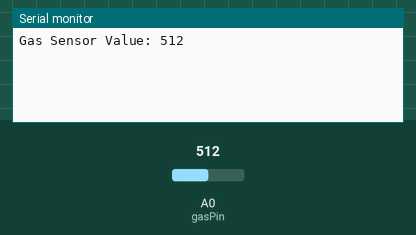
This sketch was run on a simulated ESP8266 (NodeMCU). On the bench: the last lines printed to the serial monitor. The test bench sets the inputs (shaded band); at power-on: A0 (gasPin) = 512. WiFi joins after 1.5 s; servers stay silent unless stated.

Above: at 3.0 s.
3.1 s: A0 (gasPin) set to 716
At 4.4 s:
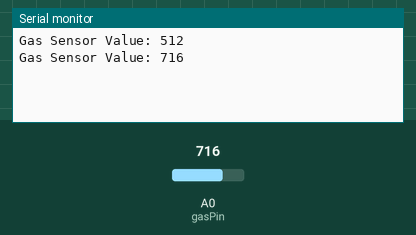
4.6 s: A0 (gasPin) set to 900
At 5.6 s:
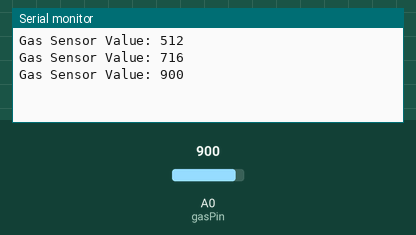
Timing chart, 0 to 7.6 s (numbered marks = the images above; inputs shaded):
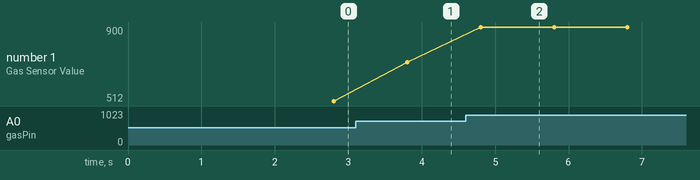

Measured:
- after the input at 3.1 s, the serial monitor: prints a new line after 0.70 s (image 1)
- after the input at 4.6 s, the serial monitor: prints a new line after 0.20 s (image 2)
- plotted number 1: 512 → 716 after the input at 3.1 s, 716 → 900 after the input at 4.6 s

The sketch:

Gas_sensor_Using_blynk.ino
```cpp
#define BLYNK_TEMPLATE_ID           "TMPL61NJcstxs"
#define BLYNK_TEMPLATE_NAME         "Quickstart Template"
#define BLYNK_AUTH_TOKEN            "38MK2b7mKQQjOlKyvEI0-99FHIwPKfjE"

#define BLYNK_PRINT Serial
#include <ESP8266WiFi.h>
#include <BlynkSimpleEsp8266.h>

char auth[] = "38MK2b7mKQQjOlKyvEI0-99FHIwPKfjE";
char ssid[] = "IIT-JU-DLAB";
char pass[] = "iitju1239";
int gasPin = A0;

BlynkTimer timer;

void sendSensorData() {
    int gasValue = analogRead(gasPin);
    Serial.print("Gas Sensor Value: ");
    Serial.println(gasValue);

    Blynk.virtualWrite(V1, gasValue);
}

void setup() {
    Serial.begin(115200);
    Blynk.begin(auth, ssid, pass);

    timer.setInterval(1000L, sendSensorData);
}

void loop() {
    Blynk.run();
    timer.run();
}
```
